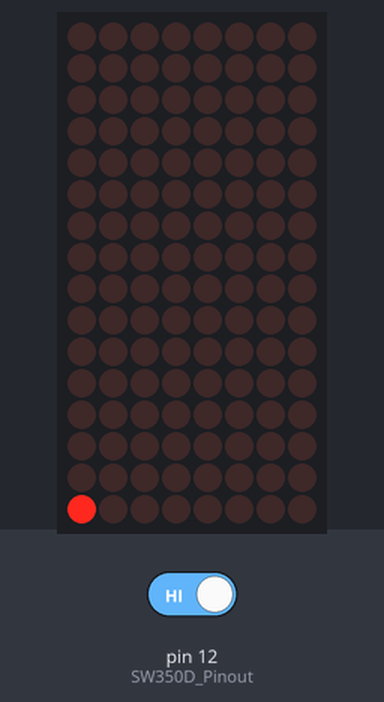
Simulated run of this sketch. Board: Arduino Uno, built with avr-gcc and run on an emulated ATmega328P. Parts: 8×16 LED matrix. Inputs (shaded band) come from the test bench; at power-on: pin 12 (SW350D_Pinout) HIGH. Random numbers use the default seed unless the sketch sets one.

Above: at 13.46 s.
13.5 s: pin 12 (SW350D_Pinout) driven HIGH
20.3 s: pin 12 (SW350D_Pinout) driven LOW
At 24.53 s:
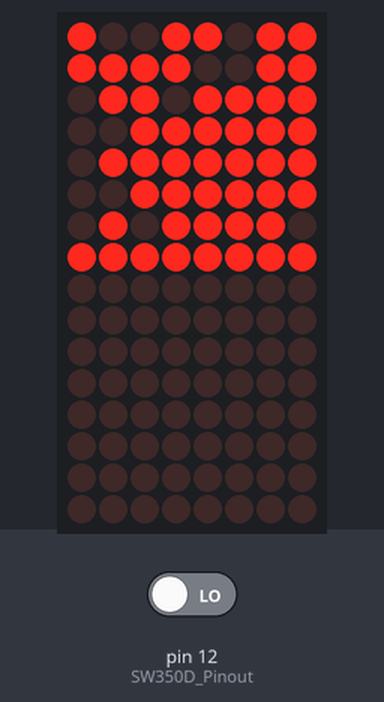
27.1 s: pin 12 (SW350D_Pinout) driven HIGH
At 32.2 s:
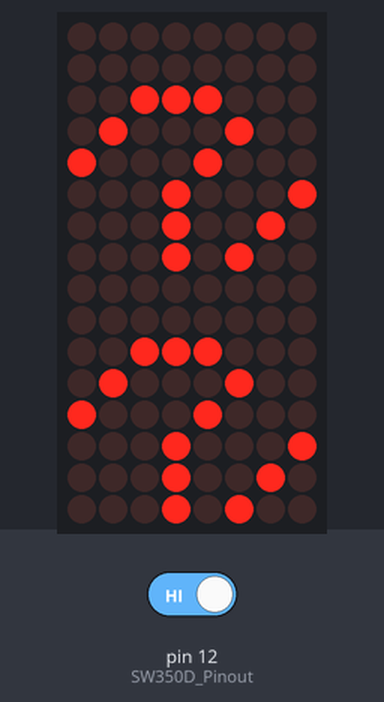
33.9 s: pin 12 (SW350D_Pinout) driven LOW
At 36.95 s:
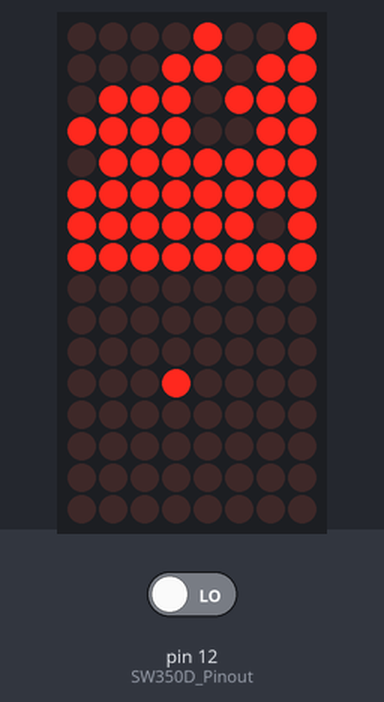
40.7 s: pin 12 (SW350D_Pinout) driven HIGH
At 47.6 s:
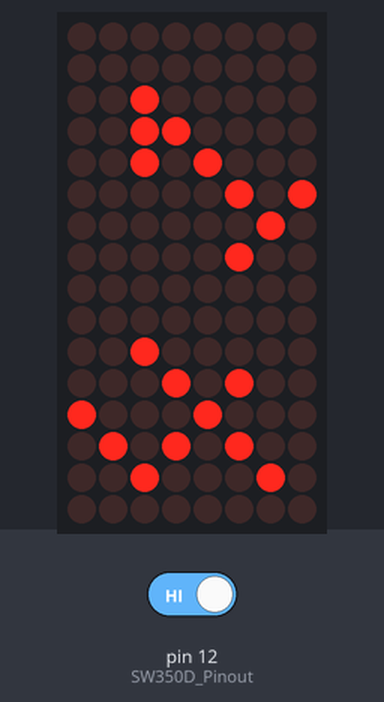

The sketch:

sandclock.ino
```cpp
// Sandclock for Arduino
// V1.6 -  february 2016
// Blenderlab (http://www.blenderlab.fr / http://www.asthrolab.fr)
// Fab4U (http://www.fab4U.de)
//
// Hardware needed :
// Arduino (Uno,Mini,Micro...)
// 2 Led Matrix with MAX7219 controller
// DS103 RTC for realtime &keeping time in memory.
// Wires, powersupply ...;-D
//
//
// Connect the first matrix to the arduino (5 pins, as follow)
// Connect (chain) the second matrix to the first one : All same pins except (DOUT->DIN)
// Taht's it !
//
// Matrix pinout
// CS = 10
// CL = 13
// DI = 11
//
// SW350D : 12 & GND (Vibration sensor) - (We use internal pullup)


#include <Adafruit_GFX.h>
#include <Max72xxPanel.h>
#include "font_diagonal.h";
// Date and time functions using a DS1307 RTC connected via I2C and Wire lib
#include <Wire.h>
#include "RTClib.h"

#define HAUT 0
#define BAS 1
#define ON 1
#define OFF 0
#define SHAKE 12 // Vibration sensor pin

#define MODE 2
// 1 = normal - random length loop
// 2 = 1 minute per loop.

int wait = 20; // In milliseconds
int ln = 5; // Filling level of the globe
int pinCS = 10;
// One second between each marble drop :
int htimeout = 1000;

Max72xxPanel matrix = Max72xxPanel(pinCS, 1, 2);
RTC_Millis rtc;

// Timer for benchmarking
unsigned long startms = millis();

// Variable for the timing :
unsigned long timer = 0;

//  Timeout for a next-grain drop
int next_grain = 0;

//Array of pixels (2 matrices of 8x8)
int pixels[8][16];

// Emptying led array :
void cleanup_pixels() {
  for (int i = 0; i < 8 ; i++) {
    for (int j = 0; j < 16; j++) {
      pixels[i][j] = 0;
    }
  }
}

// Filling the Upper glass with some sand :
void fill_hourglass(int niv = 5, int globe = HAUT) {
  cleanup_pixels();
  byte minu = 0;
  niv = 0;

#if MODE==1

  for (int y = 0; y < 8; y++) {
    for (int x = 0; x < 8; x++) {
      if ((x + y) > niv) {
        set_pixel(x, y, globe, ON);
        draw_hourglass();
        minu++;
        delay(10);
      }
    }
  }

# else
  while (minu <= 48) {
    int x = random(8);
    int y = random(8);
    if (get_pixel(x, y, HAUT) == OFF) {
      set_pixel(x, y, HAUT, ON);
      minu++;
      draw_hourglass();
      delay(10);
    }
  }


# endif
  Serial.println("====");
  Serial.println((millis() - timer) / 1000);
  timer = millis();
}

// cleanupp the lower glass slowly  :
void empty_hourglass( int globe = BAS) {
  for (int i = 0; i <= 256; i++) {
    set_pixel(random(8), random(8), random(2), OFF);
    animer(random(8), random(8) , 1);
    draw_hourglass();
    delay(10);
  }

}

// Routine to print the led array on the matrix
void draw_hourglass() {
  for (int i = 0; i < 8; i++) {
    for (int j = 0; j < 16; j++) {
      matrix.drawPixel(i, j, pixels[i][j]);
    }
  }
  matrix.write();
}

// Routine to move 1 pixel from X1/Y1 to X2/Y2 in the same globe :
int move_grain(int x1, int y1, int x2, int y2, int globe) {
  if (get_pixel(x2, y2, globe) == OFF) {   // there's no pixel here !
    set_pixel(x1, y1,   globe, OFF);
    set_pixel(x2, y2, globe, ON);
    delay(10); // Wait a bit, it's so cute !
    return (1);
  }
  return (0);
}

// Routine to get the led's state :
int get_pixel(int x, int y, int globe) {
  if ((x > 7) || (y > 7)) {
    return (255); // Outcote scope... sorry !
  }

  if (globe == BAS) { // Adding ofset for the lower matrix :
    y += 8;
  }
  return ( pixels[x][y] );
}

// Setting led to selected state :
// X,Y,HAUT/BAS,ON/OFF
void set_pixel(int x, int y, int globe, const int allume) {
  if ((x > 7) || (y > 7)) {
    return;
  }
  if ((x < 0) || (y < 0)) {
    return;
  }
  if (globe == BAS) {
    y += 8; // Offset for the lower matrix
  }
  pixels[x][y] = allume;
}

// How pixels move (moving the pixel at X,Y from the HAUT/BAS globe)
int animer(int x, int y, int globe) {
  static int  cote = 0; // From the left ? To the right ...
  static int  gs = 0; // Number of grains that were NOT moved (fails)

  // trying not to move pixels away from the matrix :
  x = constrain(x, 0, 7);
  y = constrain(y, 0, 7);

  // If pixel is OFF : nothing to do & add a fail to counter :
  if (get_pixel(x, y, globe) == OFF) {
    gs++;
    return (gs);
  }

  // If we managed to move the pixel by 1 pixel on X & Y( vertical move ) : reset fail counter :
  if ( move_grain(x, y, x + 1, y + 1, globe) ) {
    gs = 0;
    return (gs);
  }

  // If we didn't managed last move, trying to move on the side :
  if (cote) {
    cote ^= 1;    // change cote & trying to move :
    if ( move_grain(x, y, x + 1, y, globe) ) {
      gs = 0;   // reset failing counter
      return (gs);
    } // Other side :
    if ( move_grain(x, y, x, y + 1, globe) ) {
      gs = 0;   // reset failing counter
      return (gs);
    }
  }
  else {
    cote ^= 1;    // change cote
    if ( move_grain(x, y, x, y + 1, globe) ) {
      gs = 0;   // reset failing counter
      return (gs);
    }
    if ( move_grain(x, y, x + 1, y, globe) ) {
      gs = 0;   // reset failing counter
      return (gs);
    }
  }
  // If we try to move a pixel from the lower globe : failing again.
  if (globe == BAS) {
    gs++;
  }
  else {
    gs = 0;
  }
  // Setting the pixel to the newer position :
  set_pixel(x, y, globe, ON);

  // Drawing the result :
  draw_hourglass();

  return (gs);
}

// Removing the last pixel of the upper globe, to the first of the lower :
void drop() {
  if (get_pixel(7, 7, HAUT) == OFF) {
    return;
  }
  if (get_pixel(0, 0, BAS) == OFF) {
    set_pixel(7, 7, HAUT, OFF);
    set_pixel(0, 0, BAS, ON);
  }
  draw_hourglass();
}

// Function to draw integers on the screen
void drawInt(int16_t x, int16_t y, int c,  byte globe) {
  for (int8_t i = 0 ; i < 8; i++ ) {
    uint8_t line;
    line = pgm_read_byte(font + (i + 8 * c));
    for (int8_t j = 0; j < 8; j++, line >>= 1 ) {
      if (line & 0x1) {

        set_pixel(x + j, y + 8 - i, globe, ON);
      }
    }
  }
}

// Function tha display current time
void displaytime() {
  // Get current ime
  DateTime now = rtc.now();
  int ho = now.hour();
  int mi = now.minute();
  // Moving from out the screen to the center :
  for (int k = 8; k >= 0; k--) {
    cleanup_pixels();
    drawInt(k, -k, ho / 10, HAUT);
    drawInt(k, -k, ho - (ho / 10) * 10, BAS);
    draw_hourglass();
    delay(100);
  }
  delay(1000);

  // Moving the hours out & let the minutes come in :
  for (int k = 0; k >= -8; k--) {
    cleanup_pixels();
    drawInt(k, -k, ho / 10, HAUT);
    drawInt(k, -k, ho - (ho / 10) * 10, BAS);
    drawInt(k + 8,  -k - 8, mi / 10, HAUT);
    drawInt(k + 8,  -k - 8, mi - (mi / 10) * 10, BAS);
    draw_hourglass();
    delay(100);
  }
  delay(1000);

  // Push the minutes out :
  for (int k = 0; k >= -8; k--) {
    cleanup_pixels();
    drawInt(k, -k, mi / 10, HAUT);
    drawInt(k, -k, mi - (mi / 10) * 10, BAS);
    draw_hourglass();
    delay(100);
  }

}

// Setu p :What elese ?
void setup() {
  randomSeed(analogRead(A0)); // Initialize random generator
  pinMode(12, INPUT); // SW350D Pinout
  digitalWrite(12, HIGH); // Turnon Internal Pullup
  matrix.setIntensity(0); // Set brightness between 0 and 15
  matrix.setPosition(1, 0, 0); // The first display is at <0, 0>
  matrix.setPosition(0, 1, 0); // The second display is at <1, 0>
  matrix.setRotation(0, 3); // In case you glued the screens upside down
  matrix.setRotation(1, 1);
  matrix.fillScreen(LOW); // Turn of the screen
  Wire.begin(); // Init SPI coms
  rtc.begin(DateTime(F(__DATE__), F(__TIME__))); // Set date/time to software RTC
  displaytime(); // To be sure ...
  fill_hourglass(ln, HAUT); // First refill
  startms = millis(); // init counter
  }

void reset_hourglass(){
    empty_hourglass();
    ln = random(8) + 1;
    displaytime();
    fill_hourglass(ln);
    startms = now;
    drop();
  }

// Main loop :
void loop() {
  // TIme since poweron :
  long nowms = millis();
  // timeout reached ?  Dropping 1 marble :
  if ((nowms - startms) >= htimeout) {
    startms = nowms;
    drop();
  }

  if (digitalRead(12) == HIGH) { // If vibration recorded : reset !
    reset_hourglass();
  }

  // If we cannot manage to move 512 pixels, considering that the globe is empty.
  if (animer(random(8), random(8) , random(2) ) > 512) {
    reset_hourglass();
  }
}
```

font_diagonal.h
```cpp
/*
 * font_diagonal_cw.h
 *
 */

/**********************************************************************************
Description:    Diagonal font
Author:       Frank Andre / Thomas Hocedez
Copyright 2015 / 2016:   Frank Andre  / Thomas Hocedez
License:      see "license.md"
Disclaimer:     This software is provided by the copyright holder "as is" and any
          express or implied warranties, including, but not limited to, the
          implied warranties of merchantability and fitness for a particular
          purpose are disclaimed. In no event shall the copyright owner or
          contributors be liable for any direct, indirect, incidental,
          special, exemplary, or consequential damages (including, but not
          limited to, procurement of substitute goods or services; loss of
          use, data, or profits; or business interruption) however caused
          and on any theory of liability, whether in contract, strict
          liability, or tort (including negligence or otherwise) arising
          in any way out of the use of this software, even if advised of
          the possibility of such damage.

**********************************************************************************/
const  uint8_t font[] PROGMEM = {
0x00, 0x38, 0x44, 0x42, 0x42, 0x22, 0x1C, 0x00, // 0
0x00, 0x20, 0x40, 0xA0, 0x14, 0x0C, 0x04, 0x00,// 1
0x10, 0x28, 0x48, 0x88, 0x11, 0x22, 0x1C, 0x00, // 2
0x10, 0x20, 0x40, 0x48, 0x31, 0x12, 0x0C, 0x00, // 3
0x00, 0x00, 0x44, 0x2A, 0x11, 0x28, 0x04, 0x00, // 4
0x00, 0x30, 0x40, 0x46, 0x49, 0x32, 0x04, 0x08, // 5
0x00, 0x38, 0x44, 0x46, 0x4A, 0x32, 0x04, 0x08, // 6
0x00, 0x00, 0x40, 0x20, 0x11, 0x12, 0x14, 0x08, // 7
0x00, 0x38, 0x48, 0x4E, 0x72, 0x12, 0x1C, 0x00, // 8
0x00, 0x30, 0x40, 0x4E, 0x52, 0x22, 0x1C, 0x00}; // 9
```

Measured:
- what the display in image 2 shows lasts 1.2 s, from 31.6 s to 32.8 s
